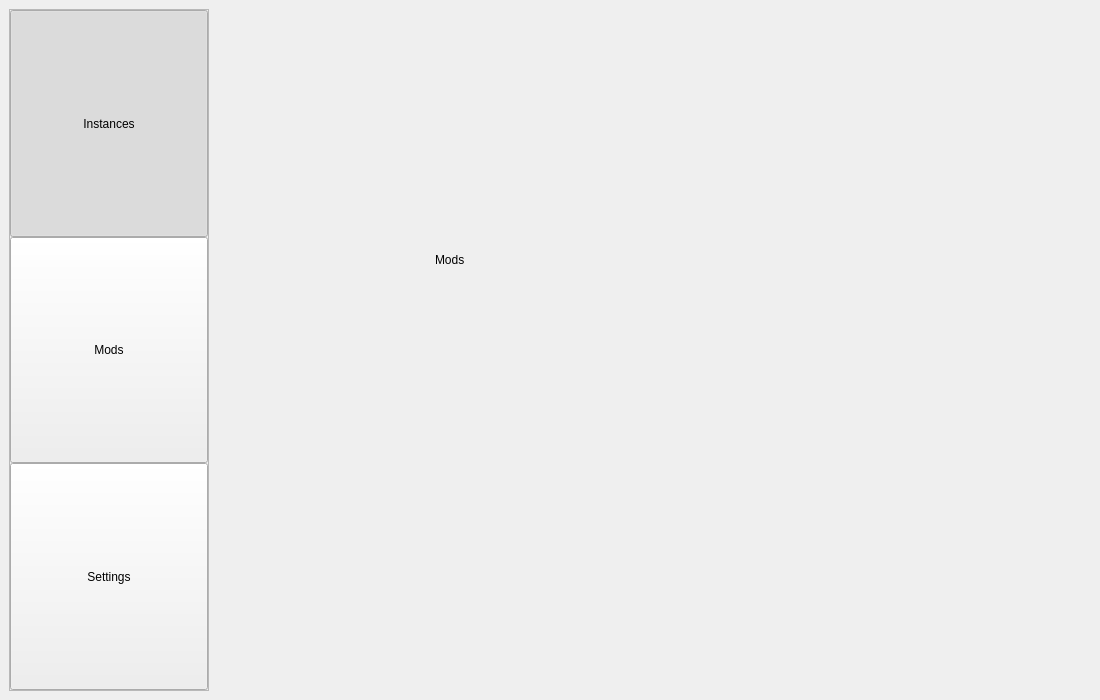
<?xml version="1.0" encoding="UTF-8"?>
<ui version="4.0">
 <class>PackedMC</class>
 <widget class="QMainWindow" name="PackedMC">
  <property name="geometry">
   <rect>
    <x>0</x>
    <y>0</y>
    <width>1100</width>
    <height>700</height>
   </rect>
  </property>
  <property name="windowTitle">
   <string>MainWindow</string>
  </property>
  <widget class="QWidget" name="centralwidget">
   <property name="sizePolicy">
    <sizepolicy hsizetype="Minimum" vsizetype="Preferred">
     <horstretch>0</horstretch>
     <verstretch>0</verstretch>
    </sizepolicy>
   </property>
   <layout class="QHBoxLayout" name="horizontalLayout" stretch="1,4">
    <item>
     <widget class="QFrame" name="frame">
      <property name="sizePolicy">
       <sizepolicy hsizetype="Preferred" vsizetype="Preferred">
        <horstretch>0</horstretch>
        <verstretch>0</verstretch>
       </sizepolicy>
      </property>
      <property name="maximumSize">
       <size>
        <width>200</width>
        <height>16777215</height>
       </size>
      </property>
      <property name="frameShape">
       <enum>QFrame::StyledPanel</enum>
      </property>
      <property name="frameShadow">
       <enum>QFrame::Raised</enum>
      </property>
      <property name="class" stdset="0">
       <string>selection_frame</string>
      </property>
      <layout class="QVBoxLayout" name="verticalLayout" stretch="1,1,1">
       <property name="spacing">
        <number>0</number>
       </property>
       <property name="leftMargin">
        <number>0</number>
       </property>
       <property name="topMargin">
        <number>0</number>
       </property>
       <property name="rightMargin">
        <number>0</number>
       </property>
       <property name="bottomMargin">
        <number>0</number>
       </property>
       <item>
        <widget class="QPushButton" name="INSTANCES_PAGE_BUTTON">
         <property name="sizePolicy">
          <sizepolicy hsizetype="Minimum" vsizetype="Preferred">
           <horstretch>0</horstretch>
           <verstretch>0</verstretch>
          </sizepolicy>
         </property>
         <property name="cursor">
          <cursorShape>PointingHandCursor</cursorShape>
         </property>
         <property name="focusPolicy">
          <enum>Qt::NoFocus</enum>
         </property>
         <property name="text">
          <string>Instances</string>
         </property>
         <property name="checkable">
          <bool>true</bool>
         </property>
         <property name="checked">
          <bool>true</bool>
         </property>
         <property name="class" stdset="0">
          <string>selection</string>
         </property>
        </widget>
       </item>
       <item>
        <widget class="QPushButton" name="MODS_PAGE_BUTTON">
         <property name="sizePolicy">
          <sizepolicy hsizetype="Minimum" vsizetype="Preferred">
           <horstretch>0</horstretch>
           <verstretch>0</verstretch>
          </sizepolicy>
         </property>
         <property name="cursor">
          <cursorShape>PointingHandCursor</cursorShape>
         </property>
         <property name="mouseTracking">
          <bool>false</bool>
         </property>
         <property name="focusPolicy">
          <enum>Qt::NoFocus</enum>
         </property>
         <property name="text">
          <string>Mods</string>
         </property>
         <property name="checkable">
          <bool>true</bool>
         </property>
         <property name="class" stdset="0">
          <string>selection</string>
         </property>
        </widget>
       </item>
       <item>
        <widget class="QPushButton" name="SETTINGS_PAGE_BUTTON">
         <property name="sizePolicy">
          <sizepolicy hsizetype="Minimum" vsizetype="Preferred">
           <horstretch>0</horstretch>
           <verstretch>0</verstretch>
          </sizepolicy>
         </property>
         <property name="cursor">
          <cursorShape>PointingHandCursor</cursorShape>
         </property>
         <property name="focusPolicy">
          <enum>Qt::NoFocus</enum>
         </property>
         <property name="text">
          <string>Settings</string>
         </property>
         <property name="checkable">
          <bool>true</bool>
         </property>
         <property name="class" stdset="0">
          <string>selection</string>
         </property>
        </widget>
       </item>
      </layout>
     </widget>
    </item>
    <item>
     <widget class="QStackedWidget" name="PAGE_CONTAINER">
      <property name="currentIndex">
       <number>2</number>
      </property>
      <widget class="QWidget" name="INSTANCES_PAGE_PLACEHOLDER">
       <widget class="QLabel" name="label">
        <property name="geometry">
         <rect>
          <x>190</x>
          <y>150</y>
          <width>251</width>
          <height>111</height>
         </rect>
        </property>
        <property name="text">
         <string>Placeholder for Dynamic Instances page</string>
        </property>
       </widget>
      </widget>
      <widget class="QWidget" name="INSTANCE_EDIT_PAGE">
       <layout class="QGridLayout" name="gridLayout" rowstretch="1,1,1,1,1,8" columnstretch="2,2,1,2,2,6,2" rowminimumheight="0,0,0,0,0,0">
        <item row="2" column="3" colspan="4">
         <widget class="QLineEdit" name="MINECRAFT_DIRECTORY_PATH">
          <property name="sizePolicy">
           <sizepolicy hsizetype="Preferred" vsizetype="Preferred">
            <horstretch>0</horstretch>
            <verstretch>0</verstretch>
           </sizepolicy>
          </property>
          <property name="font">
           <font>
            <italic>false</italic>
            <strikeout>false</strikeout>
            <kerning>true</kerning>
           </font>
          </property>
          <property name="focusPolicy">
           <enum>Qt::NoFocus</enum>
          </property>
          <property name="text">
           <string>%path%</string>
          </property>
          <property name="readOnly">
           <bool>true</bool>
          </property>
         </widget>
        </item>
        <item row="2" column="0">
         <widget class="QLabel" name="label_7">
          <property name="text">
           <string>Version</string>
          </property>
          <property name="alignment">
           <set>Qt::AlignRight|Qt::AlignTrailing|Qt::AlignVCenter</set>
          </property>
         </widget>
        </item>
        <item row="1" column="3">
         <widget class="QLabel" name="label_8">
          <property name="text">
           <string>Minecraft Directory</string>
          </property>
          <property name="alignment">
           <set>Qt::AlignLeading|Qt::AlignLeft|Qt::AlignVCenter</set>
          </property>
         </widget>
        </item>
        <item row="1" column="0">
         <widget class="QLabel" name="label_2">
          <property name="text">
           <string>Type</string>
          </property>
          <property name="alignment">
           <set>Qt::AlignRight|Qt::AlignTrailing|Qt::AlignVCenter</set>
          </property>
         </widget>
        </item>
        <item row="5" column="0" colspan="7">
         <widget class="QFrame" name="INSTANCE_MODS_DISPLAY_CONTAINER">
          <property name="frameShape">
           <enum>QFrame::StyledPanel</enum>
          </property>
          <property name="frameShadow">
           <enum>QFrame::Raised</enum>
          </property>
          <property name="class" stdset="0">
           <string/>
          </property>
         </widget>
        </item>
        <item row="1" column="1">
         <widget class="QComboBox" name="INSTANCE_TYPE_SELECTION">
          <property name="sizePolicy">
           <sizepolicy hsizetype="MinimumExpanding" vsizetype="Preferred">
            <horstretch>0</horstretch>
            <verstretch>0</verstretch>
           </sizepolicy>
          </property>
          <property name="cursor">
           <cursorShape>PointingHandCursor</cursorShape>
          </property>
          <property name="focusPolicy">
           <enum>Qt::NoFocus</enum>
          </property>
          <property name="sizeAdjustPolicy">
           <enum>QComboBox::AdjustToContents</enum>
          </property>
          <item>
           <property name="text">
            <string>Release</string>
           </property>
          </item>
          <item>
           <property name="text">
            <string>Snapshot</string>
           </property>
          </item>
          <item>
           <property name="text">
            <string>Fabric</string>
           </property>
          </item>
          <item>
           <property name="text">
            <string>Forge</string>
           </property>
          </item>
          <item>
           <property name="text">
            <string>Other</string>
           </property>
          </item>
         </widget>
        </item>
        <item row="3" column="0" colspan="2">
         <widget class="QPushButton" name="ADVANCED_SETTINGS_BUTTON">
          <property name="sizePolicy">
           <sizepolicy hsizetype="Preferred" vsizetype="Preferred">
            <horstretch>0</horstretch>
            <verstretch>0</verstretch>
           </sizepolicy>
          </property>
          <property name="cursor">
           <cursorShape>PointingHandCursor</cursorShape>
          </property>
          <property name="focusPolicy">
           <enum>Qt::NoFocus</enum>
          </property>
          <property name="text">
           <string>Advanced Settings</string>
          </property>
         </widget>
        </item>
        <item row="1" column="5" colspan="2">
         <spacer name="horizontalSpacer">
          <property name="orientation">
           <enum>Qt::Horizontal</enum>
          </property>
          <property name="sizeType">
           <enum>QSizePolicy::Expanding</enum>
          </property>
          <property name="sizeHint" stdset="0">
           <size>
            <width>40</width>
            <height>20</height>
           </size>
          </property>
         </spacer>
        </item>
        <item row="1" column="2">
         <spacer name="horizontalSpacer_2">
          <property name="orientation">
           <enum>Qt::Horizontal</enum>
          </property>
          <property name="sizeHint" stdset="0">
           <size>
            <width>40</width>
            <height>20</height>
           </size>
          </property>
         </spacer>
        </item>
        <item row="0" column="0">
         <widget class="QPushButton" name="BACK_BUTTON">
          <property name="sizePolicy">
           <sizepolicy hsizetype="Preferred" vsizetype="Ignored">
            <horstretch>0</horstretch>
            <verstretch>0</verstretch>
           </sizepolicy>
          </property>
          <property name="cursor">
           <cursorShape>PointingHandCursor</cursorShape>
          </property>
          <property name="focusPolicy">
           <enum>Qt::NoFocus</enum>
          </property>
          <property name="text">
           <string>Back</string>
          </property>
         </widget>
        </item>
        <item row="1" column="4">
         <widget class="QPushButton" name="BROWSE_MINECRAFT_PATH_BUTTON">
          <property name="sizePolicy">
           <sizepolicy hsizetype="Preferred" vsizetype="Preferred">
            <horstretch>0</horstretch>
            <verstretch>0</verstretch>
           </sizepolicy>
          </property>
          <property name="cursor">
           <cursorShape>PointingHandCursor</cursorShape>
          </property>
          <property name="focusPolicy">
           <enum>Qt::NoFocus</enum>
          </property>
          <property name="text">
           <string>Browse</string>
          </property>
         </widget>
        </item>
        <item row="0" column="1" colspan="5">
         <widget class="QLineEdit" name="INSTANCE_NAME">
          <property name="sizePolicy">
           <sizepolicy hsizetype="Preferred" vsizetype="Preferred">
            <horstretch>0</horstretch>
            <verstretch>0</verstretch>
           </sizepolicy>
          </property>
          <property name="font">
           <font>
            <bold>true</bold>
           </font>
          </property>
          <property name="focusPolicy">
           <enum>Qt::StrongFocus</enum>
          </property>
          <property name="alignment">
           <set>Qt::AlignLeading|Qt::AlignLeft|Qt::AlignVCenter</set>
          </property>
          <property name="placeholderText">
           <string>Instance Name</string>
          </property>
          <property name="clearButtonEnabled">
           <bool>false</bool>
          </property>
          <property name="class" stdset="0">
           <string>bigger_text colored_text</string>
          </property>
         </widget>
        </item>
        <item row="0" column="6">
         <widget class="QPushButton" name="DELETE_INSTANCE_BUTTON">
          <property name="sizePolicy">
           <sizepolicy hsizetype="Preferred" vsizetype="Preferred">
            <horstretch>0</horstretch>
            <verstretch>0</verstretch>
           </sizepolicy>
          </property>
          <property name="cursor">
           <cursorShape>PointingHandCursor</cursorShape>
          </property>
          <property name="focusPolicy">
           <enum>Qt::NoFocus</enum>
          </property>
          <property name="text">
           <string>Delete</string>
          </property>
         </widget>
        </item>
        <item row="3" column="3" colspan="4">
         <widget class="QCheckBox" name="USE_STANDARD_OPTIONS">
          <property name="sizePolicy">
           <sizepolicy hsizetype="Preferred" vsizetype="Preferred">
            <horstretch>0</horstretch>
            <verstretch>0</verstretch>
           </sizepolicy>
          </property>
          <property name="cursor">
           <cursorShape>PointingHandCursor</cursorShape>
          </property>
          <property name="focusPolicy">
           <enum>Qt::NoFocus</enum>
          </property>
          <property name="text">
           <string>Use standard &quot;options.txt&quot; file (NOT recommended when using mods)</string>
          </property>
         </widget>
        </item>
        <item row="2" column="1">
         <widget class="QComboBox" name="INSTANCE_VERSION_SELECTION">
          <property name="sizePolicy">
           <sizepolicy hsizetype="MinimumExpanding" vsizetype="Preferred">
            <horstretch>0</horstretch>
            <verstretch>0</verstretch>
           </sizepolicy>
          </property>
          <property name="cursor">
           <cursorShape>PointingHandCursor</cursorShape>
          </property>
          <property name="focusPolicy">
           <enum>Qt::NoFocus</enum>
          </property>
          <property name="sizeAdjustPolicy">
           <enum>QComboBox::AdjustToContents</enum>
          </property>
          <item>
           <property name="text">
            <string>Latest</string>
           </property>
          </item>
          <item>
           <property name="text">
            <string>1.xx.xx</string>
           </property>
          </item>
         </widget>
        </item>
        <item row="4" column="0" colspan="7">
         <widget class="QLabel" name="label_9">
          <property name="text">
           <string>Selected Mods</string>
          </property>
          <property name="alignment">
           <set>Qt::AlignBottom|Qt::AlignHCenter</set>
          </property>
          <property name="class" stdset="0">
           <string>bigger_text colored_text</string>
          </property>
         </widget>
        </item>
       </layout>
      </widget>
      <widget class="QWidget" name="MODS_PAGE_PLACEHOLDER">
       <widget class="QLabel" name="label_3">
        <property name="geometry">
         <rect>
          <x>220</x>
          <y>200</y>
          <width>251</width>
          <height>101</height>
         </rect>
        </property>
        <property name="text">
         <string>Mods</string>
        </property>
       </widget>
      </widget>
      <widget class="QWidget" name="MOD_EDIT_PAGE">
       <widget class="QLabel" name="label_4">
        <property name="geometry">
         <rect>
          <x>120</x>
          <y>190</y>
          <width>251</width>
          <height>101</height>
         </rect>
        </property>
        <property name="text">
         <string>Mod edit</string>
        </property>
       </widget>
      </widget>
      <widget class="QWidget" name="SETTINGS_PAGE">
       <widget class="QFrame" name="frame_2">
        <property name="geometry">
         <rect>
          <x>30</x>
          <y>70</y>
          <width>222</width>
          <height>282</height>
         </rect>
        </property>
        <property name="frameShape">
         <enum>QFrame::StyledPanel</enum>
        </property>
        <property name="frameShadow">
         <enum>QFrame::Raised</enum>
        </property>
        <property name="lineWidth">
         <number>100</number>
        </property>
        <layout class="QVBoxLayout" name="verticalLayout_12" stretch="0,0,0">
         <item>
          <widget class="QLabel" name="label_6">
           <property name="sizePolicy">
            <sizepolicy hsizetype="Preferred" vsizetype="Preferred">
             <horstretch>1</horstretch>
             <verstretch>1</verstretch>
            </sizepolicy>
           </property>
           <property name="maximumSize">
            <size>
             <width>16777215</width>
             <height>16777214</height>
            </size>
           </property>
           <property name="font">
            <font>
             <family>Calibri</family>
             <italic>false</italic>
             <bold>false</bold>
            </font>
           </property>
           <property name="text">
            <string>Styles</string>
           </property>
           <property name="alignment">
            <set>Qt::AlignCenter</set>
           </property>
           <property name="class" stdset="0">
            <string>title</string>
           </property>
          </widget>
         </item>
         <item>
          <widget class="Line" name="line">
           <property name="sizePolicy">
            <sizepolicy hsizetype="Preferred" vsizetype="Fixed">
             <horstretch>1</horstretch>
             <verstretch>1</verstretch>
            </sizepolicy>
           </property>
           <property name="sizeIncrement">
            <size>
             <width>0</width>
             <height>0</height>
            </size>
           </property>
           <property name="styleSheet">
            <string notr="true"/>
           </property>
           <property name="frameShadow">
            <enum>QFrame::Plain</enum>
           </property>
           <property name="lineWidth">
            <number>0</number>
           </property>
           <property name="orientation">
            <enum>Qt::Horizontal</enum>
           </property>
          </widget>
         </item>
         <item>
          <widget class="QScrollArea" name="scrollArea">
           <property name="sizePolicy">
            <sizepolicy hsizetype="Expanding" vsizetype="Expanding">
             <horstretch>1</horstretch>
             <verstretch>7</verstretch>
            </sizepolicy>
           </property>
           <property name="widgetResizable">
            <bool>true</bool>
           </property>
           <widget class="QWidget" name="STYLES_SELECTION_LIST">
            <property name="geometry">
             <rect>
              <x>0</x>
              <y>0</y>
              <width>200</width>
              <height>214</height>
             </rect>
            </property>
            <layout class="QVBoxLayout" name="verticalLayout_7">
             <property name="leftMargin">
              <number>3</number>
             </property>
             <property name="rightMargin">
              <number>3</number>
             </property>
             <item>
              <widget class="QRadioButton" name="radioButton">
               <property name="text">
                <string>Style 1</string>
               </property>
              </widget>
             </item>
             <item>
              <widget class="QRadioButton" name="radioButton_2">
               <property name="text">
                <string>Style 2</string>
               </property>
              </widget>
             </item>
             <item>
              <spacer name="verticalSpacer">
               <property name="orientation">
                <enum>Qt::Vertical</enum>
               </property>
               <property name="sizeHint" stdset="0">
                <size>
                 <width>20</width>
                 <height>40</height>
                </size>
               </property>
              </spacer>
             </item>
            </layout>
           </widget>
          </widget>
         </item>
        </layout>
       </widget>
       <widget class="QCheckBox" name="SWITCH_SECONDARY_COLOR">
        <property name="geometry">
         <rect>
          <x>270</x>
          <y>80</y>
          <width>154</width>
          <height>36</height>
         </rect>
        </property>
        <property name="focusPolicy">
         <enum>Qt::NoFocus</enum>
        </property>
        <property name="text">
         <string>Switch background 
colors</string>
        </property>
       </widget>
       <widget class="QSpinBox" name="SCALE_SELECTION">
        <property name="geometry">
         <rect>
          <x>330</x>
          <y>150</y>
          <width>74</width>
          <height>21</height>
         </rect>
        </property>
        <property name="focusPolicy">
         <enum>Qt::NoFocus</enum>
        </property>
        <property name="inputMethodHints">
         <set>Qt::ImhDigitsOnly</set>
        </property>
        <property name="readOnly">
         <bool>false</bool>
        </property>
        <property name="buttonSymbols">
         <enum>QAbstractSpinBox::UpDownArrows</enum>
        </property>
        <property name="keyboardTracking">
         <bool>true</bool>
        </property>
        <property name="minimum">
         <number>1</number>
        </property>
        <property name="maximum">
         <number>5</number>
        </property>
        <property name="value">
         <number>3</number>
        </property>
       </widget>
       <widget class="QLabel" name="label_5">
        <property name="geometry">
         <rect>
          <x>250</x>
          <y>150</y>
          <width>74</width>
          <height>21</height>
         </rect>
        </property>
        <property name="text">
         <string>Scale</string>
        </property>
       </widget>
       <widget class="QCheckBox" name="checkBox">
        <property name="geometry">
         <rect>
          <x>270</x>
          <y>220</y>
          <width>401</width>
          <height>31</height>
         </rect>
        </property>
        <property name="text">
         <string>Continue updating mods in the background after closing PackedMC</string>
        </property>
       </widget>
       <widget class="QCheckBox" name="checkBox_2">
        <property name="geometry">
         <rect>
          <x>260</x>
          <y>270</y>
          <width>351</width>
          <height>31</height>
         </rect>
        </property>
        <property name="text">
         <string>Automatically close PackedMC after pressing &quot;Play&quot;</string>
        </property>
       </widget>
      </widget>
     </widget>
    </item>
   </layout>
  </widget>
 </widget>
 <resources/>
 <connections/>
</ui>
